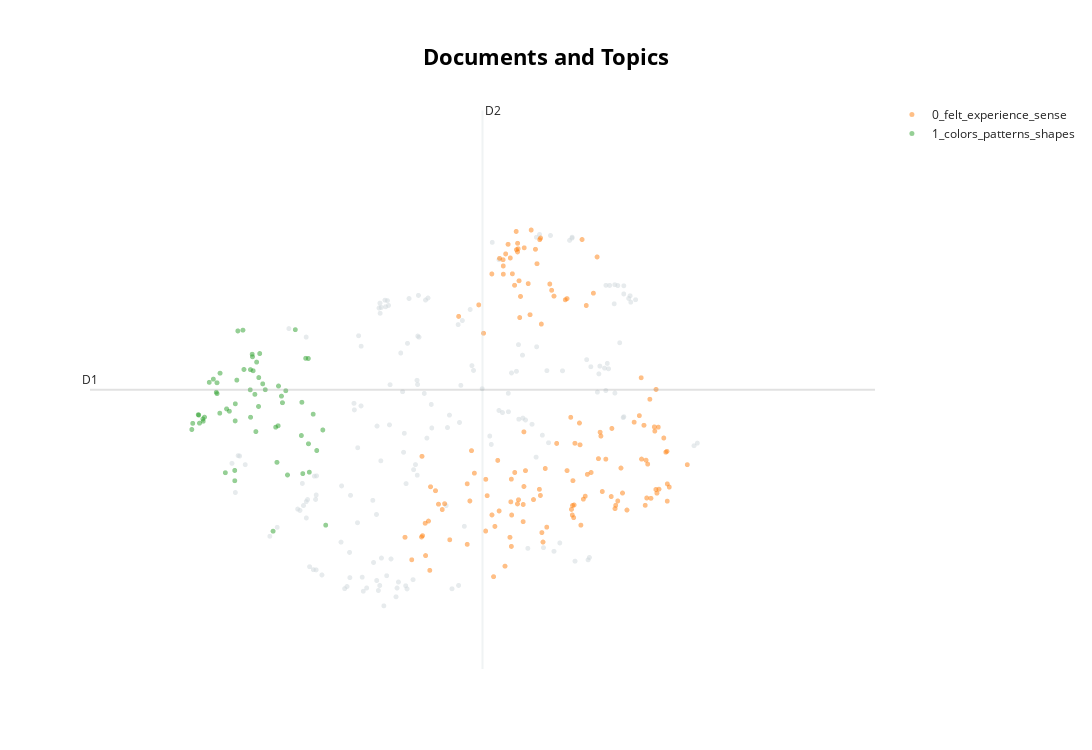

Source (notebook cell):
### Code cell
topic_model.visualize_documents(docs, 
                                reduced_embeddings=reduced_embeddings,
                                hide_annotations=True, 
                                hide_document_hover=False, 
                                custom_labels=True)

### Figure 1 — Plotly figure (JSON) as saved in the notebook; plotly's stock layout.template omitted (floating-point values rounded to 4 significant figures; data arrays with more than 128 entries replaced by an {"elided": "..."} marker saying what was removed)
{"data": [{"hoverinfo": "text", "hovertext": {"elided": "165 str values"}, "marker": {"color": "#CFD8DC", "opacity": 0.5, "size": 5}, "mode": "markers+text", "name": "other", "showlegend": false, "type": "scattergl", "x": {"elided": "165 float values"}, "y": {"elided": "165 float values"}}, {"hoverinfo": "text", "hovertext": {"elided": "143 str values"}, "marker": {"opacity": 0.5, "size": 5}, "mode": "markers+text", "name": "0_felt_experience_sense", "text": {"elided": "143 str values"}, "textfont": {"size": 12}, "type": "scattergl", "x": {"elided": "143 float values"}, "y": {"elided": "143 float values"}}, {"hoverinfo": "text", "hovertext": ["lights and colors.", "Bright blue skies.", "a kaleidoscope of light and patterns", "Quite a few meshes orders of dark colors emerging from blackness but at one point", "images I've seen before.", "no green I did not see any green at all from start to finish", "Another thing which found strange was seeing clearly a pentagram in the center of spiral - normal one as well as reversed and then rotating.", "Devtest Trevor onsite 2", "Hope as a color", "colorful patterns", "Lots of pulsating spiraling images that did not take specific forms.", "A mass of moving shapes and the", "flowers blooming", "thousands of fluttering butterfly wings.", "strobe lighting  very orange and yellow dominant colors", "A summer meadow.", "phosphorescence on water.", "moving through a tunnel of branches", "shapes and travel through time", "I saw lots of warm colors and black and crosses-no green", "A sun covered in creamy milk", "like the old kaleidoscopes we had as kids", "A Flock of birds.", "like I was particles or a star emitting light into space", "two wolf shapes facing each other.", "A wheat field", "there were points that the intense chaos broke into a clear defined counterclockwise spiraling tunnel with two small semi-circles at the", "Saw x3 distinct images:", "incredible colors and patterns.", "The Earth falling into the Sun at least once.", "geometric kaleidoscope shapes overlaid with moving cosmos/night sky slow exposure in different pulling directions", "Flashing backgrounds undulating into the foreground quickly becoming a new perspective", "Bookmark Symbol", "And really slow...... and so many fractals and colors!", "VCA fuzz and patterns", "red all red", "a pattern of red and white lights that flashed and became more intense when the lights flashed intensely.", "interlocking diamond and triangles faintly distinct.", "sequential rich kaleidoscopic patterning with a sense of depth structures felt elite and natural rather than architectural or fantastical or transcendental.", "lots of colors", "or like a trippy Mickey Mouse in a 1940s Disney animation... as seen through a kaleidoscope", "psychedelic colors", "trying to remember the patterns", "Colors and lines and spheres and twirls", "A girl in summer", "devtest Trev on site", "a variety of lights and colors moving inward and outwards", "changing colors.", "swirling patterns.", "flying through colorful vortex", "wispy and milky in appearance.", "how I would like to next make some felt artwork", "colors shapes stars ac in echo", "The last time I saw a lot of white geometric forms mixed with smoke.", "intense fast movement of sound shapes color and light", "the light appears to grow and shrink.", "it was possible to generate full images on demand - elephant made of upwards flowing oil rivulets", "A lot of diamond ripples.", "huge 3D landscapes.", "Spirals and pulsing", "kaleidoscope of colors"], "marker": {"opacity": 0.5, "size": 5}, "mode": "markers+text", "name": "1_colors_patterns_shapes", "text": ["", "", "", "", "", "", "", "", "", "", "", "", "", "", "", "", "", "", "", "", "", "", "", "", "", "", "", "", "", "", "", "", "", "", "", "", "", "", "", "", "", "", "", "", "", "", "", "", "", "", "", "", "", "", "", "", "", "", "", "", ""], "textfont": {"size": 12}, "type": "scattergl", "x": [7.698, 7.555, 8.206, 8.348, 8.864, 8.716, 8.362, 7.934, 7.74, 8.001, 8.629, 8.074, 7.5, 7.797, 7.706, 7.44, 7.569, 7.9, 8.422, 8.645, 7.551, 8.677, 7.43, 8.896, 7.841, 7.514, 8.478, 8.411, 8.072, 8.32, 8.379, 8.635, 8.091, 8.375, 8.14, 7.621, 8.707, 8.121, 8.163, 7.706, 8.706, 8.094, 8.173, 7.923, 7.506, 7.99, 7.906, 7.666, 7.905, 7.9, 7.811, 8.563, 8.07, 8.798, 8.234, 7.736, 8.759, 8.161, 8.459, 8.132, 8.101], "y": [8.445, 8.06, 8.557, 7.981, 7.944, 7.382, 7.513, 9.261, 8.699, 8.749, 7.87, 8.113, 8.146, 7.375, 8.427, 8.031, 8.114, 7.405, 8.306, 7.362, 8.089, 8.897, 7.95, 6.677, 8.193, 8.034, 7.345, 8.394, 8.747, 6.596, 8.528, 8.312, 8.951, 7.999, 8.847, 8.577, 7.76, 8.418, 8.64, 8.571, 8.895, 8.917, 8.96, 8.607, 8.142, 9.272, 8.292, 8.62, 8.064, 7.268, 8.224, 9.278, 8.477, 7.67, 8.479, 8.167, 8.153, 8.256, 8.466, 7.922, 8.731]}], "layout": {"annotations": [{"showarrow": false, "text": "D1", "x": 6.316, "y": 8.479, "yshift": 10}, {"showarrow": false, "text": "D2", "x": 10.61, "xshift": 10, "y": 12.19}], "height": 750, "shapes": [{"line": {"color": "#CFD8DC", "width": 2}, "type": "line", "x0": 10.61, "x1": 10.61, "y0": 4.763, "y1": 12.19}, {"line": {"color": "#9E9E9E", "width": 2}, "type": "line", "x0": 6.316, "x1": 14.91, "y0": 8.479, "y1": 8.479}], "title": {"font": {"color": "Black", "size": 22}, "text": "<b>Documents and Topics</b>", "x": 0.5, "xanchor": "center", "yanchor": "top"}, "width": 1200, "xaxis": {"visible": false}, "yaxis": {"visible": false}}}
